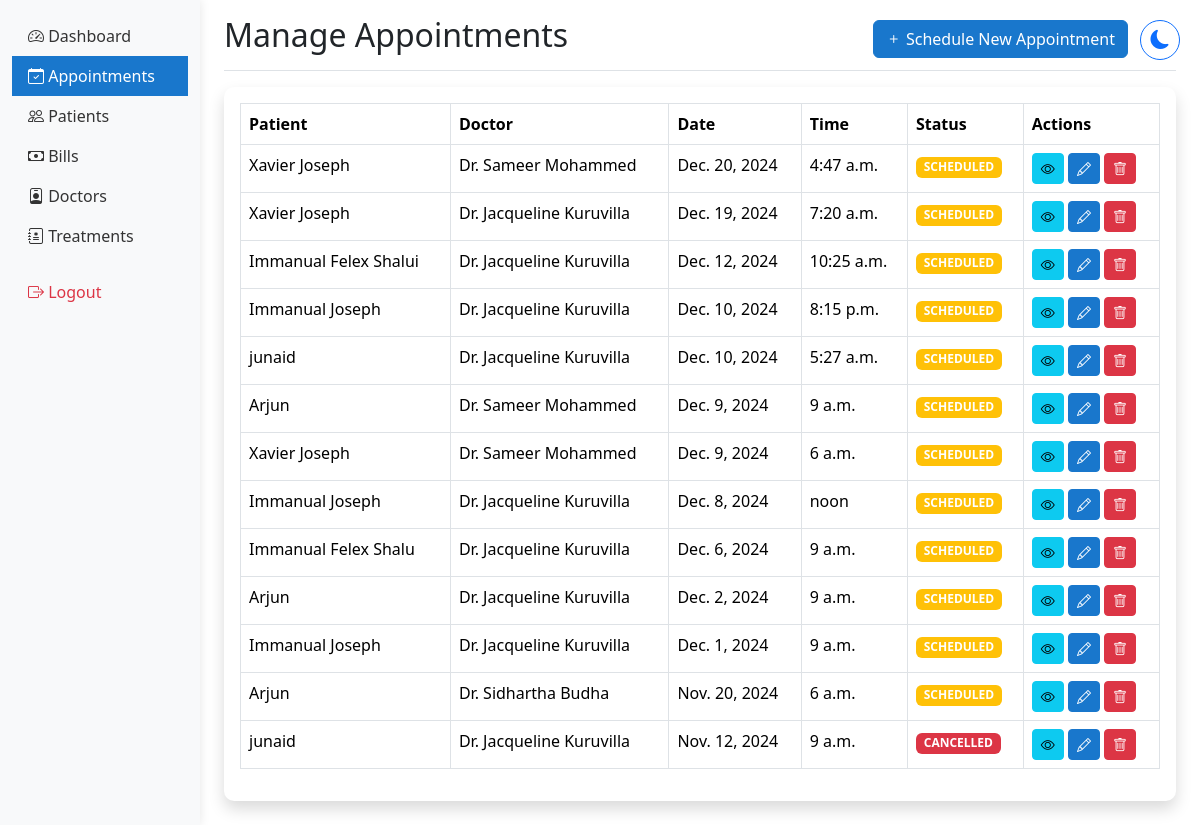
Page /hosp_admin/appointments/ (signed in) on the earlier database version.
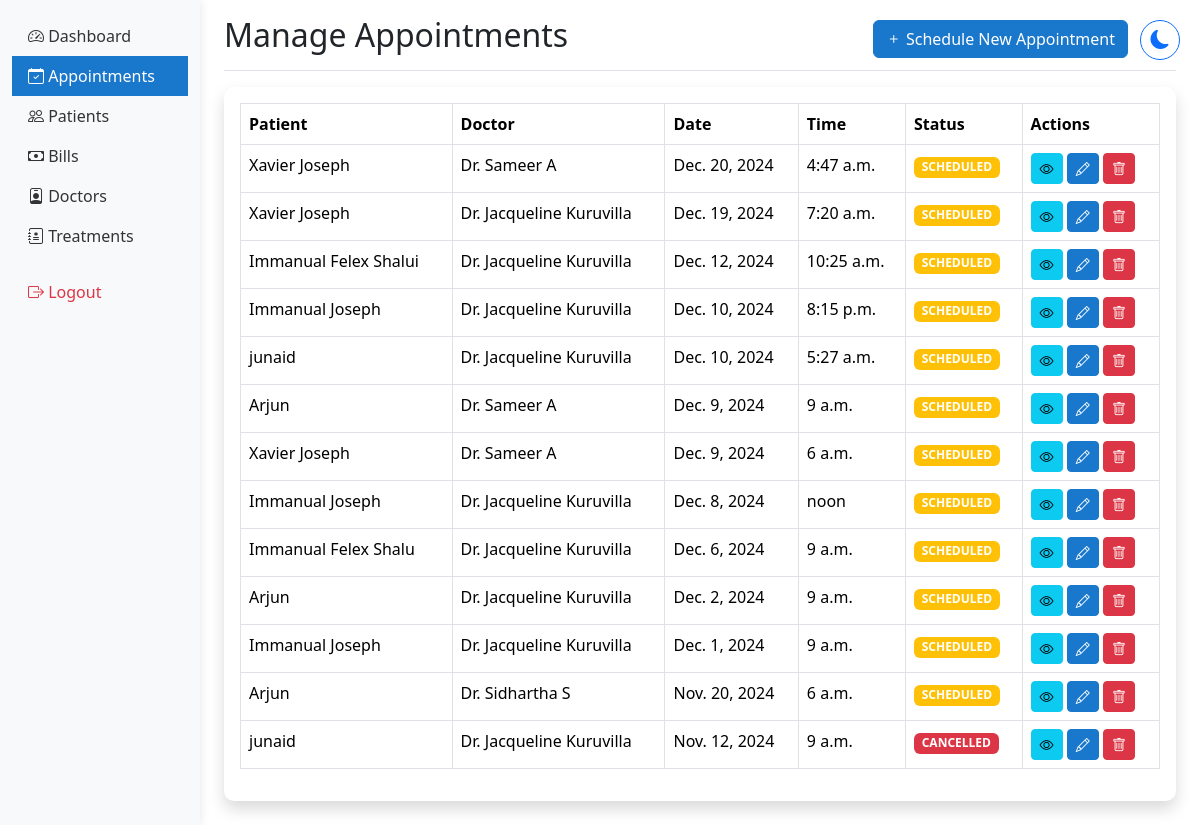
Same page on the later database version.
### hmsapp/models.py (models this page shows, shortened)
class Appointment(models.Model):
    APPOINTMENT_STATUS = [
        ('SCHEDULED', 'Scheduled'),
        ('COMPLETED', 'Completed'),
        ('CANCELLED', 'Cancelled'),
        ('NO_SHOW', 'No Show'),
    ]
    appointment_id = models.CharField(max_length=10, unique=True, null=True, blank=True, default=None)
    patient = models.ForeignKey(Patient, on_delete=models.CASCADE)
    doctor = models.ForeignKey(DoctorProfile, on_delete=models.CASCADE)
    appointment_date = models.DateField()
    appointment_time = models.TimeField()
    status = models.CharField(max_length=20, choices=APPOINTMENT_STATUS, default='SCHEDULED')
    notes = models.TextField(blank=True)
    phone_number = models.CharField(max_length=15, validators=[phone_regex], null=True, blank=True)
    medical_records = models.FileField(upload_to='medical_records/', null=True, blank=True)
    google_calendar_event_id = models.CharField(max_length=100, blank=True, null=True)
    created_at = models.DateTimeField(auto_now_add=True)
    updated_at = models.DateTimeField(auto_now=True)
    class Meta:
        ordering = ['-appointment_date', '-appointment_time']

class Patient(models.Model):
    BLOOD_GROUPS = [
        ('A+', 'A+'), ('A-', 'A-'),
        ('B+', 'B+'), ('B-', 'B-'),
        ('O+', 'O+'), ('O-', 'O-'),
        ('AB+', 'AB+'), ('AB-', 'AB-'),
    ]
    GENDER_CHOICES = [
        ('MALE', 'Male'),
        ('FEMALE', 'Female'),
        ('OTHER', 'Other'),
    ]
    user = models.OneToOneField(User, on_delete=models.CASCADE)  # Changed to OneToOneField
    patient_name = models.CharField(max_length=100)  # Removed blank=True
    date_of_birth = models.DateField()
    blood_group = models.CharField(max_length=5, choices=BLOOD_GROUPS)  # Added choices
    gender = models.CharField(max_length=10, choices=GENDER_CHOICES)  # Added choices
    nationality = models.CharField(max_length=50)
    referred_by = models.CharField(max_length=100, blank=True)
    phone_number = models.CharField(max_length=15, validators=[phone_regex])
    address = models.TextField(blank=True)
    emergency_contact_name = models.CharField(max_length=100)
    emergency_contact_phone = models.CharField(max_length=15, validators=[phone_regex])
    medical_history = models.TextField(blank=True)
    drug_allergies = models.TextField(blank=True)
    food_allergies = models.TextField(blank=True)
    created_at = models.DateTimeField(auto_now_add=True)
    updated_at = models.DateTimeField(auto_now=True)
    patient_id = models.CharField(max_length=9, unique=True, blank=True)
    profile_picture = models.ImageField(
        upload_to='patients/profile_pics/',
        null=True,
        blank=True,
        validators=[FileExtensionValidator(['jpg', 'jpeg', 'png'])]
    )

class DoctorProfile(models.Model):
    user = models.OneToOneField(User, on_delete=models.CASCADE)
    specialty = models.ForeignKey('Specialty', on_delete=models.SET_NULL, null=True)
    license_number = models.CharField(max_length=50, unique=True)
    phone_number = models.CharField(max_length=15, validators=[phone_regex])
    address = models.TextField(blank=True)
    doctor_id = models.CharField(max_length=6, unique=True, blank=True)
    profile_picture = models.ImageField(
        upload_to='doctors/profile_pics/',
        null=True,
        blank=True,
        validators=[FileExtensionValidator(['jpg', 'jpeg', 'png'])]
    )
    google_calendar_enabled = models.BooleanField(default=False)
    google_calendar_credentials = models.JSONField(null=True, blank=True)
    created_at = models.DateTimeField(auto_now_add=True)
    updated_at = models.DateTimeField(auto_now=True)

### hmsapp/views.py (the view, shortened to what this page needs)
# urls.py: path('hosp_admin/appointments/', views.manage_appointments, name='manage_appointments'),
@login_required
@user_passes_test(lambda u: u.groups.filter(name__in=['Staff', 'Administrators', 'Doctors']).exists())
def manage_appointments(request):
    context = {
        'appointments': Appointment.objects.all().order_by('-appointment_date', '-appointment_time'),
        'doctors': DoctorProfile.objects.all(),
        'patients': Patient.objects.all(),
        'today': timezone.now().date()
    }
    return render(request, 'shared/manage_appointments.html', context)

### hmsapp/context_processors.py (called while the page is built)
def base_template(request):
    if request.user.is_authenticated:
        if request.user.groups.filter(name='Doctors').exists():
            base_template = 'doctor/base_doctor.html'
        elif request.user.groups.filter(name='Administrators').exists():
            base_template = 'hosp_admin/base_admin.html'
        else:
            base_template = 'staff/base_staff.html'
    else:
        base_template = 'staff/base_staff.html'
    return {'base_template': base_template}

### hmsapp/templates/shared/manage_appointments.html (shortened to what this page needs)
{% extends base_template %}
{% load static %}
{% block content %}
<div class="d-flex justify-content-between flex-wrap flex-md-nowrap align-items-center pt-3 pb-2 mb-3 border-bottom">
    <h1 class="h2">Manage Appointments</h1>
    <div class="btn-toolbar mb-2 mb-md-0 me-5">
        <button type="button" class="btn btn-primary" data-bs-toggle="modal" data-bs-target="#addAppointmentModal">
            <i class="bi bi-plus"></i> Schedule New Appointment
        </button>
    </div>
</div>
<div class="card shadow mb-4">
    <div class="card-body">
        <div class="table-responsive">
            <table class="table table-bordered" id="appointmentsTable" width="100%" cellspacing="0">
                <thead>
                    <tr>
                        <th>Patient</th>
                        <th>Doctor</th>
                        <th>Date</th>
                        <th>Time</th>
                        <th>Status</th>
                        <th>Actions</th>
                    </tr>
                </thead>
                <tbody>
                    {% for appointment in appointments %}
                    <tr>
                        <td>{{ appointment.patient.patient_name }}</td>
                        <td>Dr. {{ appointment.doctor.user.get_full_name }}</td>
                        <td>{{ appointment.appointment_date }}</td>
                        <td>{{ appointment.appointment_time }}</td>
                        <td>
                            <span class="badge {% if appointment.status == 'SCHEDULED' %}bg-warning
                                           {% elif appointment.status == 'COMPLETED' %}bg-success
                                           {% elif appointment.status == 'CANCELLED' %}bg-danger
                                           {% else %}bg-secondary{% endif %}">
                                {{ appointment.status }}
                            </span>
                        </td>
                        <td>
                            <button class="btn btn-sm btn-info" onclick="viewAppointment('{{ appointment.id }}')">
                                <i class="bi bi-eye"></i>
                            </button>
                            <button class="btn btn-sm btn-primary" onclick="editAppointment('{{ appointment.id }}')">
                                <i class="bi bi-pencil"></i>
                            </button>
                            <button type="button" class="btn btn-sm btn-danger" data-bs-toggle="modal" data-bs-target="#deleteAppointment{{ appointment.id }}">
                                <i class="bi bi-trash"></i>
                            </button>
                        </td>
                    </tr>
                    {% endfor %}
                </tbody>
            </table>
        </div>
    </div>
</div>
{% endblock %}

### hmsapp/templates/staff/base_staff.html (shortened to what this page needs)
{% load static %}
<!DOCTYPE html>
<html lang="en">
<head>
    <link href="{% static 'vendor/bootstrap/css/bootstrap.min.css' %}" rel="stylesheet">
    <link href="{% static 'vendor/bootstrap-icons/bootstrap-icons.css' %}" rel="stylesheet">
</head>
<body>
    <div class="theme-toggle position-fixed" style="top: 20px; right: 20px; z-index: 1000;">
        <button class="btn btn-outline-primary rounded-circle" id="themeToggle" onclick="toggleTheme()">
            <i class="bi bi-moon-fill"></i>
        </button>
    </div>
    <div class="container-fluid">
        <div class="row">
            <nav id="sidebar" class="col-md-3 col-lg-2 d-md-block bg-light sidebar">
                <div class="position-sticky pt-3">
                    <ul class="nav flex-column">
                        <li class="nav-item">
                            <a class="nav-link {% if request.resolver_match.url_name == 'staff_dashboard' %}active{% endif %}"
                               href="{% url 'staff_dashboard' %}">
                                <i class="bi bi-speedometer2"></i> Dashboard
                            </a>
                        </li>
                        <li class="nav-item">
                            <a class="nav-link {% if request.resolver_match.url_name == 'manage_appointments' %}active{% endif %}"
                               href="{% url 'manage_appointments' %}">
                                <i class="bi bi-calendar-check"></i> Appointments
                            </a>
                        </li>
                        <li class="nav-item">
                            <a class="nav-link {% if request.resolver_match.url_name == 'manage_patients' %}active{% endif %}"
                               href="{% url 'manage_patients' %}">
                                <i class="bi bi-people"></i> Patients
                            </a>
                        </li>
                        <li class="nav-item">
                            <a class="nav-link {% if request.resolver_match.url_name == 'manage_bills' %}active{% endif %}"
                               href="{% url 'manage_bills' %}">
                                <i class="bi bi-cash"></i> Bills
                            </a>
                        </li>
                        <li class="nav-item">
                            <a class="nav-link {% if request.resolver_match.url_name == 'all_doctors' %}active{% endif %}"
                               href="{% url 'all_doctors' %}">
                                <i class="bi bi-person-badge"></i> Doctors
                            </a>
                        </li>
                        <li class="nav-item">
                            <a class="nav-link {% if request.resolver_match.url_name == 'manage_treatments' %}active{% endif %}"
                               href="{% url 'manage_treatments' %}">
                                <i class="bi bi-journal-medical"></i> Treatments
                            </a>
                        </li>
                        <li class="nav-item mt-3">
                            <form method="post" action="{% url 'logout' %}">
                                <button type="submit" class="nav-link border-0 bg-transparent text-danger">
                                    <i class="bi bi-box-arrow-right"></i> Logout
                                </button>
                            </form>
                        </li>
                    </ul>
                </div>
            </nav>
            <main class="col-md-9 ms-sm-auto col-lg-10 px-md-4">
                {% block content %}{% endblock %}
            </main>
        </div>
    </div>
</body>
</html>

### hmsapp/templates/staff/base_staff.html (style rules this page uses)
.sidebar { min-height: 100vh; box-shadow: 0 0 10px rgba(0,0,0,0.1); }
.nav-link { color: #333; padding: 0.5rem 1rem; transition: all 0.3s ease; }
.nav-link.active { background-color: #1977cc; color: white; }
.card { border: none; box-shadow: 0 0 15px rgba(0,0,0,0.05); border-radius: 10px; }
.table th { border-top: none; font-weight: 600; }
.btn-primary { background-color: #1977cc; border-color: #1977cc; }
.theme-toggle .btn { width: 40px; height: 40px; padding: 0; display: flex; align-items: center; justify-content: center; }
.theme-toggle .btn i { font-size: 1.2rem; }

Differences in the rows shown:
changed through a linked row, Appointment "Dec. 20, 2024": doctor.user.get_full_name "Sameer Mohammed" → "Sameer A"
changed through a linked row, Appointment (number 6 of 13 on the later page): doctor.user.get_full_name "Sameer Mohammed" → "Sameer A"
changed through a linked row, Appointment (number 7 of 13 on the later page): doctor.user.get_full_name "Sameer Mohammed" → "Sameer A"
changed through a linked row, Appointment: doctor.user.get_full_name "Sidhartha Budha" → "Sidhartha S"
